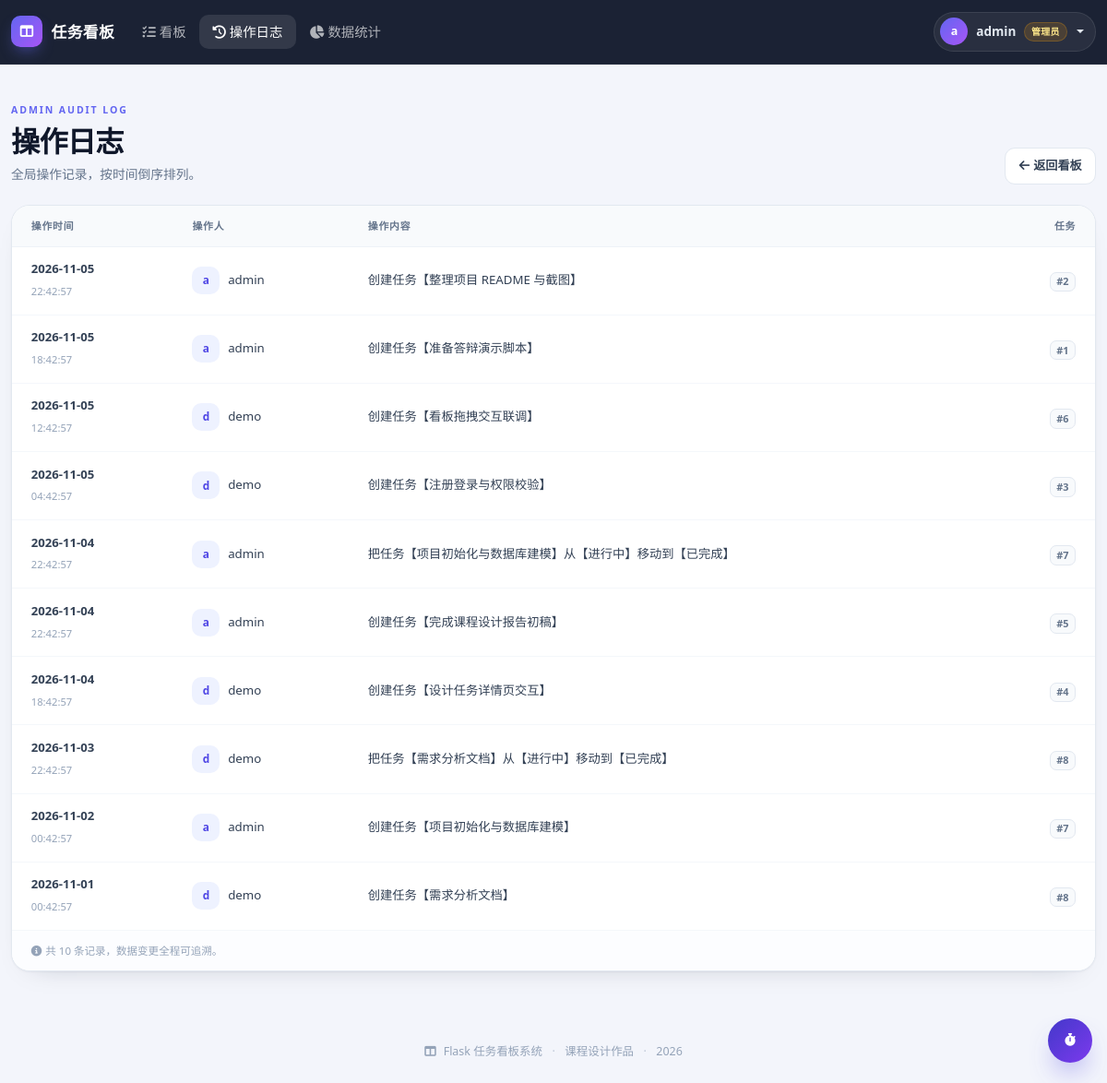
The app's page /logs (signed in) with its own data.
### models.py (models this page shows, shortened)
class User(UserMixin, db.Model):
    __tablename__ = 'user'
    id = db.Column(db.Integer, primary_key=True)
    username = db.Column(db.String(20), unique=True, nullable=False)
    password = db.Column(db.String(255), nullable=False)
    is_admin = db.Column(db.Boolean, default=False, nullable=False)
    tasks = db.relationship('Task', backref='owner', lazy=True)

class TaskLog(db.Model):
    __tablename__ = 'task_log'
    id = db.Column(db.Integer, primary_key=True)
    task_id = db.Column(db.Integer, nullable=False)
    username = db.Column(db.String(20), nullable=False)
    action = db.Column(db.String(100), nullable=False)
    operate_time = db.Column(db.DateTime, default=datetime.now)

### app.py (the view)
@app.route('/logs')
@login_required
def logs():
    query = TaskLog.query
    if not current_user.is_admin:
        query = query.filter(TaskLog.username == current_user.username)
    entries = query.order_by(TaskLog.operate_time.desc(), TaskLog.id.desc()).all()
    return render_template('log.html', logs=entries)

### app.py (called while the page is built)
@login_manager.user_loader
def load_user(user_id):
    return db.session.get(User, int(user_id))

@app.after_request
def add_security_headers(response):
    response.headers['X-Content-Type-Options'] = 'nosniff'
    response.headers['X-Frame-Options'] = 'SAMEORIGIN'
    response.headers['Referrer-Policy'] = 'strict-origin-when-cross-origin'
    return response

@app.context_processor
def inject_globals():
    return {'current_year': datetime.now().year}

### templates/log.html (shortened to what this page needs)
{% extends "base.html" %}
{% from "components/page_heading.html" import page_heading %}
{% block content %}
<div class="page-shell">
    <div class="container-xxl">
        {{ page_heading(
            'ADMIN AUDIT LOG' if current_user.is_admin else 'MY ACTIVITY',
            '操作日志',
            '全局操作记录，按时间倒序排列。' if current_user.is_admin else '仅展示你本人的操作记录，按时间倒序排列。'
        ) }}
        <div class="surface-card log-card">
            {% if logs %}
                <div class="table-responsive">
                    <table class="table log-table align-middle mb-0">
                        <thead>
                            <tr>
                                <th>操作时间</th>
                                <th>操作人</th>
                                <th>操作内容</th>
                                <th class="text-end">任务</th>
                            </tr>
                        </thead>
                        <tbody>
                            {% for log in logs %}
                                <tr>
                                    <td class="log-time">
                                        <span class="log-date">{{ log.operate_time.strftime('%Y-%m-%d') }}</span>
                                        <span class="log-clock">{{ log.operate_time.strftime('%H:%M:%S') }}</span>
                                    </td>
                                    <td>
                                        <div class="log-user">
                                            <span class="avatar-sm">{{ log.username[0] }}</span>
                                            <span>{{ log.username }}</span>
                                        </div>
                                    </td>
                                    <td class="log-action">{{ log.action }}</td>
                                    <td class="text-end">
                                        <span class="task-id-chip">#{{ log.task_id }}</span>
                                    </td>
                                </tr>
                            {% endfor %}
                        </tbody>
                    </table>
                </div>
                <div class="log-footnote">
                    <i class="fas fa-circle-info me-1"></i>共 {{ logs|length }} 条记录，数据变更全程可追溯。
                </div>
            {% endif %}
        </div>
    </div>
</div>
{% endblock %}

### templates/components/navbar.html (shortened to what this page needs)
<nav class="navbar navbar-expand-lg navbar-dark site-navbar sticky-top">
    <div class="container-xxl">
        <a class="navbar-brand" href="{{ url_for('board') if current_user.is_authenticated else url_for('login') }}">
            <span class="brand-icon"><i class="fas fa-table-columns"></i></span>
            <span>任务看板</span>
        </a>
        <div class="collapse navbar-collapse" id="mainNav">
            {% if current_user.is_authenticated %}
                <ul class="navbar-nav me-auto mb-2 mb-lg-0">
                    <li class="nav-item">
                        <a class="nav-link {% if request.endpoint == 'board' %}active{% endif %}" href="{{ url_for('board') }}">
                            <i class="fas fa-list-check me-1"></i>看板
                        </a>
                    </li>
                    <li class="nav-item">
                        <a class="nav-link {% if request.endpoint == 'logs' %}active{% endif %}" href="{{ url_for('logs') }}">
                            <i class="fas fa-clock-rotate-left me-1"></i>操作日志
                        </a>
                    </li>
                    {% if current_user.is_admin %}
                        <li class="nav-item">
                            <a class="nav-link {% if request.endpoint == 'report' %}active{% endif %}" href="{{ url_for('report') }}">
                                <i class="fas fa-chart-pie me-1"></i>数据统计
                            </a>
                        </li>
                    {% endif %}
                </ul>
                <div class="dropdown user-area">
                    <a class="user-chip dropdown-toggle" href="#" role="button" data-bs-toggle="dropdown" aria-expanded="false">
                        <span class="avatar">{{ current_user.username[0] }}</span>
                        <span class="user-name">{{ current_user.username }}</span>
                        {% if current_user.is_admin %}<span class="role-badge">管理员</span>{% endif %}
                    </a>
                </div>
            {% endif %}
        </div>
    </div>
</nav>

### static/css/style.css (style rules this page uses)
:root { --ink: #0f172a; --ink-soft: #334155; --muted: #64748b; --muted-light: #94a3b8; --line: #e2e8f0; --line-soft: #f1f5f9; --surface: #ffffff; --bg: #f3f5fb; --primary: #4f46e5; --primary-deep: #4338ca; --primary-soft: #eef2ff; --danger: #e11d48; --success: #059669; --warning: #d97706; --radius-lg: 20px; --radius-md: 14px; --shadow-sm: 0 1px 2px rgba(15, 23, 42, .04), 0 12px 30px -24px rgba(15, 23, 42, .35); --shadow-md: 0 24px 50px -30px rgba(15, 23, 42, .45); }
* { box-sizing: border-box; }
html { scroll-behavior: smooth; }
body { min-height: 100vh; display: flex; flex-direction: column; margin: 0; background: var(--bg); color: var(--ink); font-family: "Segoe UI", "PingFang SC", "Hiragino Sans GB", "Microsoft YaHei", system-ui, -apple-system, sans-serif; -webkit-font-smoothing: antialiased; text-rendering: optimizeLegibility; }
a { color: var(--primary); text-decoration: none; }
.site-navbar { background: rgba(15, 23, 42, .95); backdrop-filter: blur(16px); -webkit-backdrop-filter: blur(16px); padding: .78rem 0; border-bottom: 1px solid rgba(255, 255, 255, .06); }
.site-navbar .navbar-brand { display: flex; align-items: center; font-weight: 700; font-size: 1.05rem; letter-spacing: .02em; color: #fff; }
.brand-icon { display: inline-grid; place-items: center; width: 34px; height: 34px; margin-right: .6rem; border-radius: 10px; background: linear-gradient(135deg, #6366f1, #a855f7); color: #fff; font-size: .9rem; box-shadow: 0 8px 18px -8px rgba(99, 102, 241, .9); }
.site-navbar .nav-link { color: rgba(255, 255, 255, .66); font-weight: 500; font-size: .9rem; padding: .48rem .9rem !important; border-radius: 10px; transition: color .15s ease, background .15s ease; }
.site-navbar .nav-link.active { color: #fff; background: rgba(255, 255, 255, .1); }
.user-area { margin-left: 1rem; }
.user-chip { display: flex; align-items: center; gap: .55rem; padding: .32rem .75rem .32rem .38rem; border-radius: 999px; background: rgba(255, 255, 255, .06); border: 1px solid rgba(255, 255, 255, .09); color: #e2e8f0; text-decoration: none; transition: background .15s ease; }
.user-chip::after { margin-left: .1rem; }
.avatar { width: 30px; height: 30px; border-radius: 50%; display: grid; place-items: center; background: linear-gradient(135deg, #6366f1, #a855f7); color: #fff; font-weight: 700; font-size: .78rem; flex-shrink: 0; }
.user-name { font-size: .85rem; font-weight: 600; max-width: 120px; overflow: hidden; text-overflow: ellipsis; white-space: nowrap; }
.role-badge { font-size: .62rem; font-weight: 700; letter-spacing: .04em; color: #fde68a; background: rgba(245, 158, 11, .16); border: 1px solid rgba(245, 158, 11, .25); border-radius: 999px; padding: .13rem .42rem; white-space: nowrap; }
.task-id-chip { display: inline-block; padding: .1rem .42rem; border: 1px solid var(--line); border-radius: 7px; background: #f8fafc; color: var(--muted); font-size: .68rem; font-weight: 600; font-variant-numeric: tabular-nums; vertical-align: middle; }
.page-shell { padding: 2.2rem 0 3.4rem; }
.surface-card { background: var(--surface); border: 1px solid var(--line); border-radius: var(--radius-lg); box-shadow: var(--shadow-sm); }
.log-card { overflow: hidden; }
.log-table { margin: 0; }
.log-table thead th { padding: .85rem 1.3rem; border-bottom: 1px solid #eef2f7; background: #f8fafc; color: var(--muted); font-size: .68rem; font-weight: 700; letter-spacing: .07em; text-transform: uppercase; white-space: nowrap; }
.log-table tbody td { padding: .92rem 1.3rem; border-color: #f4f7fb; color: var(--ink-soft); }
.log-table tbody tr:last-child td { border-bottom: 0; }
.log-date { display: block; color: var(--ink-soft); font-size: .82rem; font-weight: 600; font-variant-numeric: tabular-nums; white-space: nowrap; }
.log-clock { color: var(--muted-light); font-size: .7rem; font-variant-numeric: tabular-nums; }
.log-user { display: flex; align-items: center; gap: .55rem; font-size: .83rem; white-space: nowrap; }
.avatar-sm { display: grid; place-items: center; width: 30px; height: 30px; flex-shrink: 0; border-radius: 10px; background: var(--primary-soft); color: var(--primary); font-size: .74rem; font-weight: 700; }
.log-action { min-width: 260px; color: var(--ink-soft); font-size: .83rem; }
.log-footnote { padding: .8rem 1.3rem; border-top: 1px solid #f4f7fb; background: #fcfdff; color: var(--muted-light); font-size: .72rem; }

### records on screen
User: username "a", username "admin"
TaskLog: operate_time "2026-11-05", operate_time "22:42:57", username "a", username "admin", action "创建任务【整理项目 README 与截图】", task_id "2"
TaskLog: operate_time "2026-11-05", operate_time "18:42:57", username "a", username "admin", action "创建任务【准备答辩演示脚本】", task_id "1"
TaskLog: operate_time "2026-11-05", operate_time "12:42:57", username "d", username "demo", action "创建任务【看板拖拽交互联调】", task_id "6"
TaskLog: operate_time "2026-11-05", operate_time "04:42:57", username "d", username "demo", action "创建任务【注册登录与权限校验】", task_id "3"
TaskLog: operate_time "2026-11-04", operate_time "22:42:57", username "a", username "admin", action "把任务【项目初始化与数据库建模】从【进行中】移动到【已完成】", task_id "7"
TaskLog: operate_time "2026-11-04", operate_time "22:42:57", username "a", username "admin", action "创建任务【完成课程设计报告初稿】", task_id "5"
TaskLog: operate_time "2026-11-04", operate_time "18:42:57", username "d", username "demo", action "创建任务【设计任务详情页交互】", task_id "4"
TaskLog: operate_time "2026-11-03", operate_time "22:42:57", username "d", username "demo", action "把任务【需求分析文档】从【进行中】移动到【已完成】", task_id "8"
TaskLog: operate_time "2026-11-02", operate_time "00:42:57", username "a", username "admin", action "创建任务【项目初始化与数据库建模】", task_id "7"
TaskLog: operate_time "2026-11-01", operate_time "00:42:57", username "d", username "demo", action "创建任务【需求分析文档】", task_id "8"

### other values on screen
{{ eyebrow }} "ADMIN AUDIT LOG"
{{ title }} "操作日志"
{{ description }} "全局操作记录，按时间倒序排列。"
{{ logs|length }} "10"
